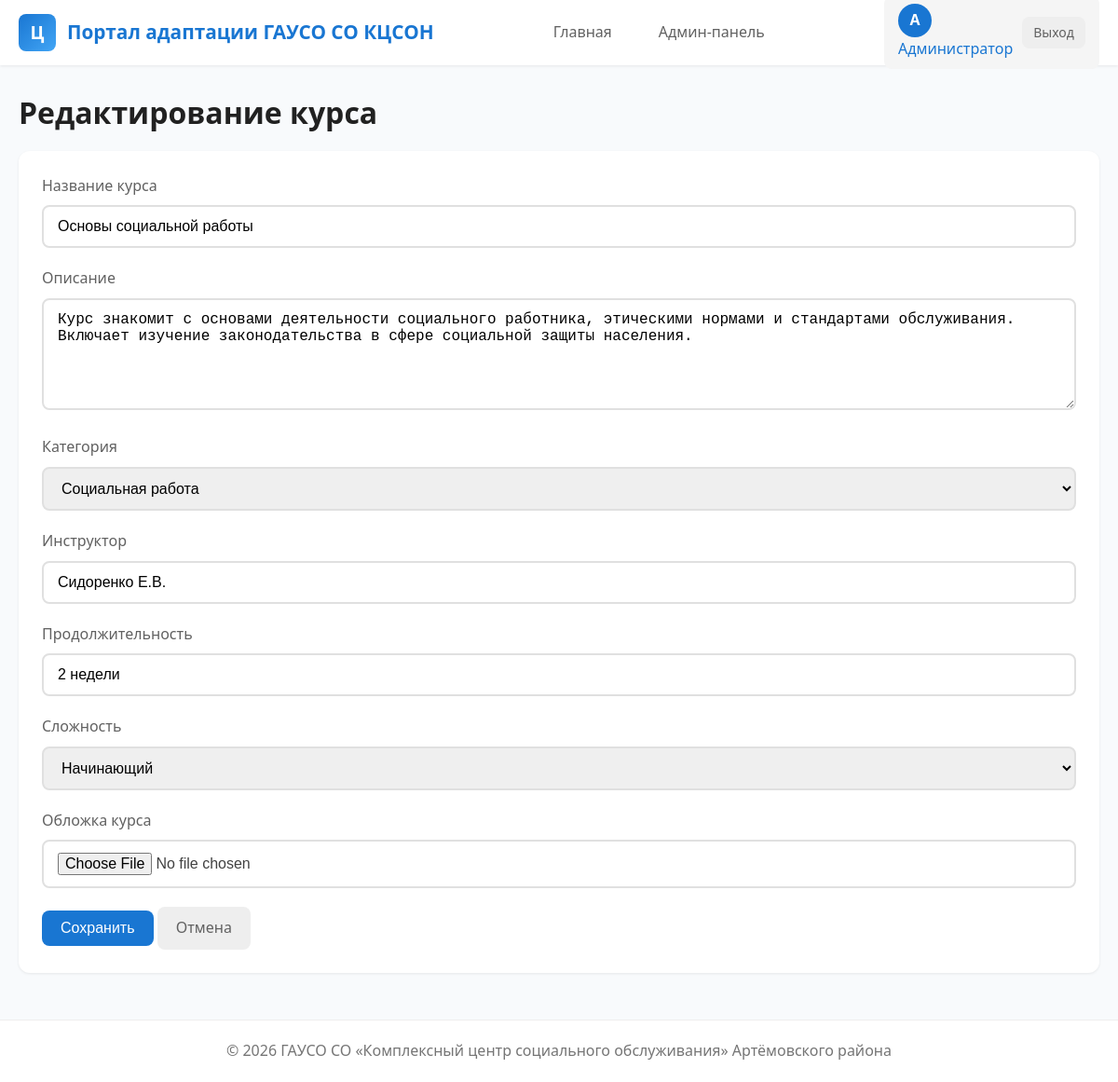
The page /admin/edit_course/1 (signed in) on the database its author committed.
### tables this page shows
CREATE TABLE users (
            id INTEGER PRIMARY KEY AUTOINCREMENT,
            username TEXT UNIQUE NOT NULL,
            password TEXT NOT NULL,
            email TEXT,
            full_name TEXT,
            role TEXT DEFAULT 'user',
            position TEXT,
            department TEXT,
            phone TEXT,
            avatar TEXT,
            created_at TIMESTAMP DEFAULT CURRENT_TIMESTAMP,
            last_login TIMESTAMP
        );

CREATE TABLE courses (
            id INTEGER PRIMARY KEY AUTOINCREMENT,
            title TEXT NOT NULL,
            description TEXT,
            category TEXT,
            instructor TEXT,
            duration TEXT,
            difficulty TEXT DEFAULT 'beginner',
            image TEXT,
            is_published INTEGER DEFAULT 1,
            created_at TIMESTAMP DEFAULT CURRENT_TIMESTAMP,
            updated_at TIMESTAMP
        );

### app.py (the view, shortened to what this page needs)
@app.route('/admin/edit_course/<int:course_id>', methods=['GET', 'POST'])
@admin_required
def edit_course(course_id):
    conn = get_db_connection()
    course = conn.execute('SELECT * FROM courses WHERE id = ?', (course_id,)).fetchone()
    conn.close()
    return render_template('edit_course.html', course=course)

### app.py (called while the page is built)
def get_db_connection():
    conn = sqlite3.connect('portal.db')
    conn.row_factory = sqlite3.Row
    return conn

def admin_required(f):
    @wraps(f)
    def decorated_function(*args, **kwargs):
        if 'user_id' not in session or session.get('role') != 'admin':
            flash('Доступ только для администраторов', 'error')
            return redirect(url_for('index'))
        return f(*args, **kwargs)
    return decorated_function

@app.before_request
def load_user():
    g.user = None
    if 'user_id' in session:
        conn = get_db_connection()
        g.user = conn.execute('SELECT * FROM users WHERE id = ?', (session['user_id'],)).fetchone()
        conn.close()

### templates/edit_course.html (shortened to what this page needs)
{% extends "base.html" %}
{% block content %}
<h1>Редактирование курса</h1>
<div class="card">
    <form method="POST" action="{{ url_for('edit_course', course_id=course.id) }}" enctype="multipart/form-data">
        <div class="form-group">
            <label for="title">Название курса</label>
            <input type="text" id="title" name="title" class="form-control" value="{{ course.title }}" required>
        </div>
        <div class="form-group">
            <label for="description">Описание</label>
            <textarea id="description" name="description" class="form-control" rows="4">{{ course.description }}</textarea>
        </div>
        <div class="form-group">
            <label for="category">Категория</label>
            <select id="category" name="category" class="form-control">
                <option value="Социальная работа" {% if course.category == 'Социальная работа' %}selected{% endif %}>Социальная работа</option>
            </select>
        </div>
        <div class="form-group">
            <label for="instructor">Инструктор</label>
            <input type="text" id="instructor" name="instructor" class="form-control" value="{{ course.instructor or '' }}">
        </div>
        <div class="form-group">
            <label for="duration">Продолжительность</label>
            <input type="text" id="duration" name="duration" class="form-control" value="{{ course.duration or '' }}">
        </div>
        <div class="form-group">
            <label for="difficulty">Сложность</label>
            <select id="difficulty" name="difficulty" class="form-control">
                <option value="beginner" {% if course.difficulty == 'beginner' %}selected{% endif %}>Начинающий</option>
            </select>
        </div>
        <div class="form-group">
            <label for="image">Обложка курса</label>
            <input type="file" id="image" name="image" class="form-control" accept="image/*">
        </div>
        <button type="submit" class="btn btn-primary">Сохранить</button>
        <a href="{{ url_for('course', course_id=course.id) }}" class="btn btn-secondary">Отмена</a>
    </form>
</div>
{% endblock %}

### templates/base.html (shortened to what this page needs)
<!DOCTYPE html>
<html lang="ru">
<head>
    <link rel="stylesheet" href="{{ url_for('static', filename='css/style.css') }}">
</head>
<body>
    {% if session.get('user_id') %}
    <header>
        <div class="container">
            <div class="header-content">
                <a href="{{ url_for('index') }}" class="logo">
                    <div class="logo-icon">Ц</div>
                    <span>Портал адаптации ГАУСО СО КЦСОН</span>
                </a>
                <nav>
                    <a href="/" class="{{ 'active' if request.endpoint == 'index' else '' }}">Главная</a>
                    {% if g.user and g.user.role == 'admin' %}
                    <a href="{{ url_for('admin') }}" class="{{ 'active' if request.endpoint == 'admin' else '' }}">Админ-панель</a>
                    {% endif %}
                </nav>
                <div class="user-menu">
                    <a href="{{ url_for('profile') }}">
                        <div class="user-avatar">{{ g.user.full_name[0] if g.user and g.user.full_name else 'U' }}</div>
                        <span>{{ g.user.full_name if g.user and g.user.full_name else session.get('username', 'Пользователь') }}</span>
                    </a>
                    <a href="{{ url_for('logout') }}" class="btn btn-sm btn-secondary">Выход</a>
                </div>
            </div>
        </div>
    </header>
    {% endif %}
    <main>
        <div class="container">
            {% block content %}{% endblock %}
        </div>
    </main>
    {% if session.get('user_id') %}
    <footer>
        <div class="container">
            <p>&copy; 2026 ГАУСО СО &laquo;Комплексный центр социального обслуживания&raquo; Артёмовского района</p>
        </div>
    </footer>
    {% endif %}
</body>
</html>

### static/css/style.css (style rules this page uses)
:root { --primary: #1976d2; --primary-dark: #1565c0; --primary-light: #42a5f5; --secondary: #26a69a; --success: #4caf50; --warning: #ff9800; --error: #f44336; --info: #2196f3; --dark: #212121; --gray-100: #f5f5f5; --gray-200: #eeeeee; --gray-300: #e0e0e0; --gray-400: #bdbdbd; --gray-500: #9e9e9e; --gray-600: #757575; --gray-700: #616161; --gray-800: #424242; --gray-900: #212121; --white: #ffffff; --bg-light: #f8fafc; --shadow-sm: 0 1px 3px rgba(0,0,0,0.08); --shadow-md: 0 4px 6px rgba(0,0,0,0.1); --shadow-lg: 0 10px 15px rgba(0,0,0,0.1); --radius-sm: 4px; --radius-md: 8px; --radius-lg: 12px; --transition: all 0.3s ease; }
* { margin: 0; padding: 0; box-sizing: border-box; }
body { font-family: 'Segoe UI', Roboto, 'Helvetica Neue', Arial, sans-serif; font-size: 16px; line-height: 1.6; color: var(--gray-800); background: var(--bg-light); }
a { text-decoration: none; color: var(--primary); transition: var(--transition); }
.container { max-width: 1200px; margin: 0 auto; padding: 0 20px; }
header { background: var(--white); box-shadow: var(--shadow-sm); position: sticky; top: 0; z-index: 100; }
.header-content { display: flex; justify-content: space-between; align-items: center; padding: 15px 0; height: 70px; }
.logo { display: flex; align-items: center; gap: 12px; font-size: 1.3rem; font-weight: 600; color: var(--primary); }
.logo-icon { width: 40px; height: 40px; background: linear-gradient(135deg, var(--primary), var(--primary-light)); border-radius: var(--radius-md); display: flex; align-items: center; justify-content: center; color: var(--white); font-size: 1.2rem; }
nav { display: flex; align-items: center; gap: 20px; }
nav a { color: var(--gray-700); padding: 8px 15px; border-radius: var(--radius-sm); font-weight: 500; }
.user-menu { display: flex; align-items: center; gap: 10px; padding: 8px 15px; background: var(--gray-100); border-radius: var(--radius-md); }
.user-avatar { width: 36px; height: 36px; background: var(--primary); border-radius: 50%; display: flex; align-items: center; justify-content: center; color: var(--white); font-weight: 600; }
main { min-height: calc(100vh - 70px); padding: 30px 0; }
h1, h2, h3 { color: var(--gray-900); line-height: 1.3; }
h1 { font-size: 2rem; margin-bottom: 20px; }
.card { background: var(--white); border-radius: var(--radius-lg); box-shadow: var(--shadow-sm); padding: 25px; margin-bottom: 20px; transition: var(--transition); }
.btn { display: inline-flex; align-items: center; gap: 8px; padding: 10px 20px; border: none; border-radius: var(--radius-md); font-size: 1rem; font-weight: 500; cursor: pointer; transition: var(--transition); }
.btn-primary { background: var(--primary); color: var(--white); }
.btn-secondary { background: var(--gray-200); color: var(--gray-700); }
.btn-sm { padding: 6px 12px; font-size: 0.875rem; }
.form-group { margin-bottom: 20px; }
.form-group label { display: block; margin-bottom: 8px; font-weight: 500; color: var(--gray-700); }
.form-control { width: 100%; padding: 12px 15px; border: 2px solid var(--gray-300); border-radius: var(--radius-md); font-size: 1rem; transition: var(--transition); }
textarea.form-control { min-height: 120px; resize: vertical; }
select.form-control { cursor: pointer; }
footer { background: var(--white); padding: 20px 0; text-align: center; color: var(--gray-600); border-top: 1px solid var(--gray-200); margin-top: auto; }
.card, .course-card, .stat-card { animation: fadeIn 0.5s ease; }

### rows shown on the page
users: user "А", user "Администратор"
courses: title "Основы социальной работы", description "Курс знакомит с основами деятельности социального работника, этическими нормами и стандартами обслуживания. Включает изучение законодательства в сфере социальной защиты населения.", category "Социальная работа", instructor "Сидоренко Е.В.", duration "2 недели", difficulty "Начинающий"
